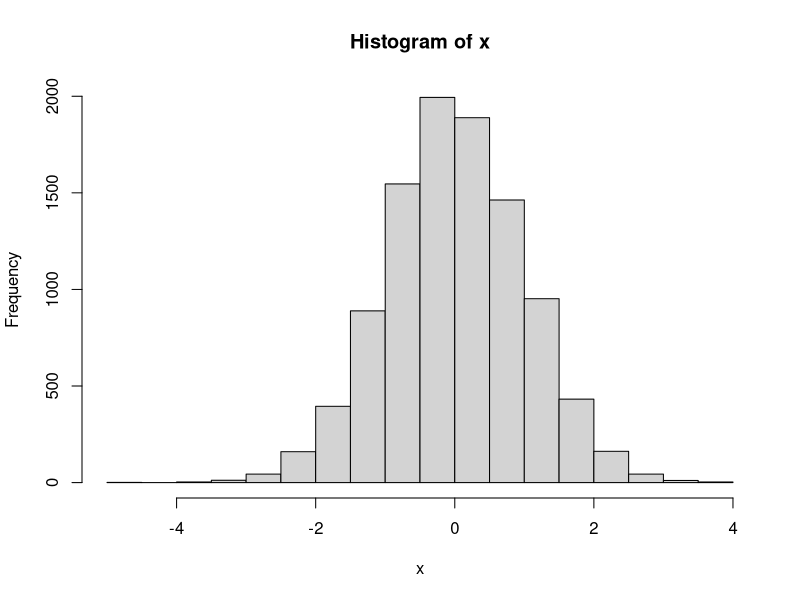

The R source for this figure: (Note: this script raises an error after producing the figure.)
## ---- chunk 1
x <- rnorm(n = 10000, sd = 1, mean = 0)

hist(x)


## ---- chunk 2

x_df <- as_tibble(x)
ggplot(data = x_df, mapping = aes(x = x)) +
  geom_histogram()


## ---- chunk 3

x <- rbinom(n = 1000, size = 10, p = 0.5)


## ---- chunk 4
hist(x)

## ---- chunk 5

prior_survey <- read_csv("ENGE_5714_2021_pre_survey.csv")

ggplot(data = prior_survey, mapping = aes(x = `I know what a type I error is`)) +
  geom_bar() +
  coord_flip()



